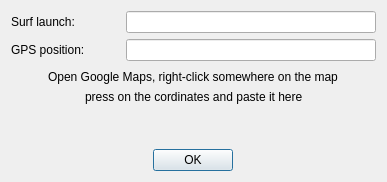
<?xml version="1.0" encoding="UTF-8"?>
<ui version="4.0">
 <class>Dialog</class>
 <widget class="QDialog" name="Dialog">
  <property name="geometry">
   <rect>
    <x>0</x>
    <y>0</y>
    <width>387</width>
    <height>182</height>
   </rect>
  </property>
  <property name="windowTitle">
   <string>Surf launch</string>
  </property>
  <layout class="QVBoxLayout" name="verticalLayout_2">
   <item>
    <layout class="QHBoxLayout" name="horizontalLayout">
     <item>
      <layout class="QVBoxLayout" name="verticalLayout">
       <item>
        <layout class="QHBoxLayout" name="horizontalLayout_2">
         <item>
          <widget class="QLabel" name="label">
           <property name="text">
            <string>Surf launch: </string>
           </property>
          </widget>
         </item>
         <item>
          <spacer name="horizontalSpacer">
           <property name="orientation">
            <enum>Qt::Horizontal</enum>
           </property>
           <property name="sizeHint" stdset="0">
            <size>
             <width>40</width>
             <height>20</height>
            </size>
           </property>
          </spacer>
         </item>
         <item>
          <widget class="QLineEdit" name="txtLocation">
           <property name="minimumSize">
            <size>
             <width>250</width>
             <height>0</height>
            </size>
           </property>
          </widget>
         </item>
        </layout>
       </item>
       <item>
        <layout class="QHBoxLayout" name="horizontalLayout_3">
         <item>
          <widget class="QLabel" name="label_2">
           <property name="text">
            <string>GPS position: </string>
           </property>
          </widget>
         </item>
         <item>
          <spacer name="horizontalSpacer_2">
           <property name="orientation">
            <enum>Qt::Horizontal</enum>
           </property>
           <property name="sizeHint" stdset="0">
            <size>
             <width>40</width>
             <height>20</height>
            </size>
           </property>
          </spacer>
         </item>
         <item>
          <widget class="QLineEdit" name="txtGpsCor">
           <property name="minimumSize">
            <size>
             <width>250</width>
             <height>0</height>
            </size>
           </property>
           <property name="toolTip">
            <string/>
           </property>
          </widget>
         </item>
        </layout>
       </item>
       <item>
        <layout class="QHBoxLayout" name="horizontalLayout_5"/>
       </item>
       <item>
        <layout class="QVBoxLayout" name="verticalLayout_3">
         <property name="spacing">
          <number>0</number>
         </property>
         <item>
          <layout class="QHBoxLayout" name="horizontalLayout_6">
           <item>
            <spacer name="horizontalSpacer_4">
             <property name="orientation">
              <enum>Qt::Horizontal</enum>
             </property>
             <property name="sizeHint" stdset="0">
              <size>
               <width>40</width>
               <height>20</height>
              </size>
             </property>
            </spacer>
           </item>
           <item>
            <widget class="QLabel" name="label_3">
             <property name="text">
              <string>Open Google Maps, right-click somewhere on the map</string>
             </property>
            </widget>
           </item>
           <item>
            <spacer name="horizontalSpacer_3">
             <property name="orientation">
              <enum>Qt::Horizontal</enum>
             </property>
             <property name="sizeHint" stdset="0">
              <size>
               <width>40</width>
               <height>20</height>
              </size>
             </property>
            </spacer>
           </item>
          </layout>
         </item>
         <item>
          <layout class="QHBoxLayout" name="horizontalLayout_7">
           <item>
            <spacer name="horizontalSpacer_5">
             <property name="orientation">
              <enum>Qt::Horizontal</enum>
             </property>
             <property name="sizeHint" stdset="0">
              <size>
               <width>40</width>
               <height>20</height>
              </size>
             </property>
            </spacer>
           </item>
           <item>
            <widget class="QLabel" name="label_4">
             <property name="text">
              <string>press on the cordinates and paste it here</string>
             </property>
            </widget>
           </item>
           <item>
            <spacer name="horizontalSpacer_6">
             <property name="orientation">
              <enum>Qt::Horizontal</enum>
             </property>
             <property name="sizeHint" stdset="0">
              <size>
               <width>40</width>
               <height>20</height>
              </size>
             </property>
            </spacer>
           </item>
          </layout>
         </item>
        </layout>
       </item>
       <item>
        <spacer name="verticalSpacer">
         <property name="orientation">
          <enum>Qt::Vertical</enum>
         </property>
         <property name="sizeHint" stdset="0">
          <size>
           <width>20</width>
           <height>40</height>
          </size>
         </property>
        </spacer>
       </item>
       <item>
        <layout class="QHBoxLayout" name="horizontalLayout_4">
         <item>
          <widget class="QPushButton" name="btnOkay">
           <property name="sizePolicy">
            <sizepolicy hsizetype="Fixed" vsizetype="Fixed">
             <horstretch>0</horstretch>
             <verstretch>0</verstretch>
            </sizepolicy>
           </property>
           <property name="layoutDirection">
            <enum>Qt::LeftToRight</enum>
           </property>
           <property name="text">
            <string>OK</string>
           </property>
          </widget>
         </item>
        </layout>
       </item>
      </layout>
     </item>
    </layout>
   </item>
  </layout>
 </widget>
 <resources/>
 <connections/>
</ui>
